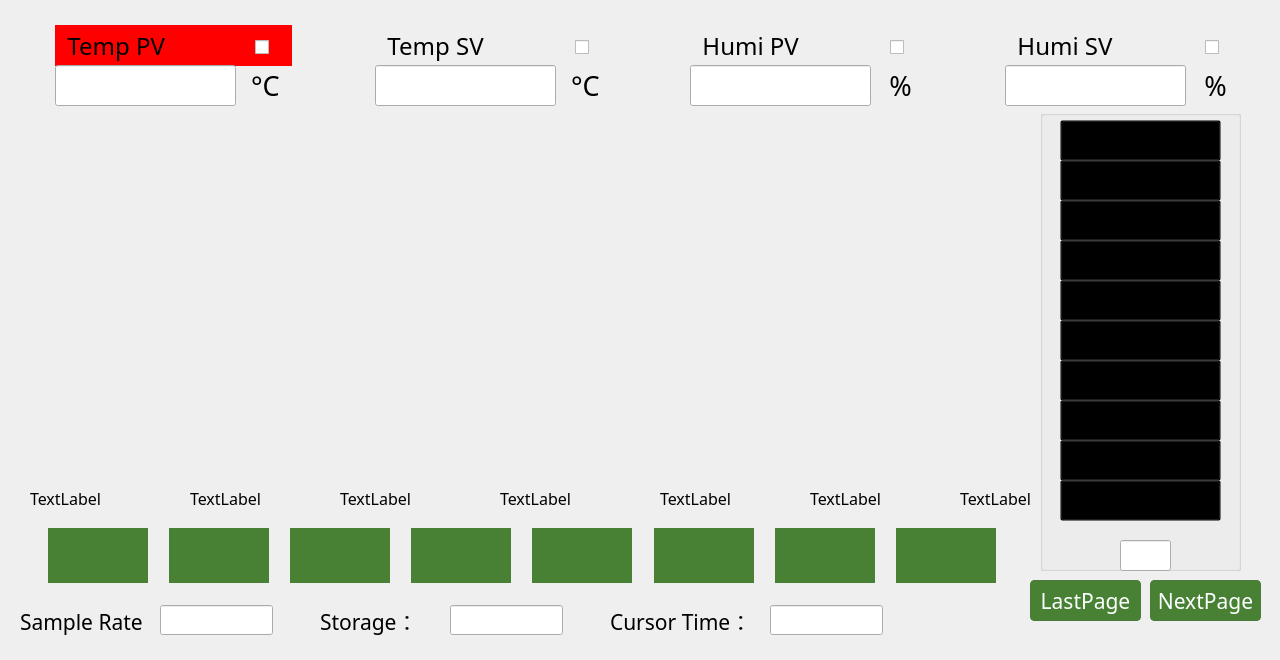
  <widget class="QWidget" name="Main" native="true">
   <property name="geometry">
    <rect>
     <x>0</x>
     <y>60</y>
     <width>1280</width>
     <height>660</height>
    </rect>
   </property>
   <widget class="QWidget" name="Temperature_PV_box" native="true">
    <property name="geometry">
     <rect>
      <x>55</x>
      <y>25</y>
      <width>237</width>
      <height>82</height>
     </rect>
    </property>
    <widget class="QLabel" name="temperature_pv_label">
     <property name="geometry">
      <rect>
       <x>0</x>
       <y>0</y>
       <width>237</width>
       <height>41</height>
      </rect>
     </property>
     <property name="font">
      <font>
       <family>思源黑体</family>
       <pointsize>18</pointsize>
      </font>
     </property>
     <property name="styleSheet">
      <string notr="true">background-color:rgb(255,0,0)</string>
     </property>
     <property name="text">
      <string>  Temp PV</string>
     </property>
    </widget>
    <widget class="QLabel" name="temperature_pv_company_label">
     <property name="geometry">
      <rect>
       <x>190</x>
       <y>40</y>
       <width>41</width>
       <height>41</height>
      </rect>
     </property>
     <property name="font">
      <font>
       <family>思源黑体</family>
       <pointsize>20</pointsize>
      </font>
     </property>
     <property name="text">
      <string>°C</string>
     </property>
     <property name="alignment">
      <set>Qt::AlignCenter</set>
     </property>
    </widget>
    <widget class="QCheckBox" name="temperature_pv_checkbox">
     <property name="geometry">
      <rect>
       <x>200</x>
       <y>10</y>
       <width>25</width>
       <height>25</height>
      </rect>
     </property>
     <property name="text">
      <string/>
     </property>
    </widget>
    <widget class="QLineEdit" name="temperature_pv_lineEdit">
     <property name="geometry">
      <rect>
       <x>0</x>
       <y>40</y>
       <width>181</width>
       <height>41</height>
      </rect>
     </property>
     <property name="font">
      <font>
       <family>思源黑体</family>
       <pointsize>22</pointsize>
      </font>
     </property>
     <property name="focusPolicy">
      <enum>Qt::NoFocus</enum>
     </property>
     <property name="text">
      <string/>
     </property>
     <property name="alignment">
      <set>Qt::AlignCenter</set>
     </property>
    </widget>
   </widget>
   <widget class="QWidget" name="Temperature_SV_box" native="true">
    <property name="geometry">
     <rect>
      <x>375</x>
      <y>25</y>
      <width>237</width>
      <height>82</height>
     </rect>
    </property>
    <widget class="QLabel" name="temperature_sv_label">
     <property name="geometry">
      <rect>
       <x>0</x>
       <y>0</y>
       <width>237</width>
       <height>41</height>
      </rect>
     </property>
     <property name="font">
      <font>
       <family>思源黑体</family>
       <pointsize>18</pointsize>
      </font>
     </property>
     <property name="text">
      <string>  Temp SV</string>
     </property>
    </widget>
    <widget class="QCheckBox" name="temperature_sv_checkbox">
     <property name="geometry">
      <rect>
       <x>200</x>
       <y>10</y>
       <width>25</width>
       <height>25</height>
      </rect>
     </property>
     <property name="text">
      <string/>
     </property>
    </widget>
    <widget class="QLineEdit" name="temperature_sv_lineEdit">
     <property name="geometry">
      <rect>
       <x>0</x>
       <y>40</y>
       <width>181</width>
       <height>41</height>
      </rect>
     </property>
     <property name="font">
      <font>
       <family>思源黑体</family>
       <pointsize>22</pointsize>
      </font>
     </property>
     <property name="focusPolicy">
      <enum>Qt::NoFocus</enum>
     </property>
     <property name="text">
      <string/>
     </property>
     <property name="alignment">
      <set>Qt::AlignCenter</set>
     </property>
    </widget>
    <widget class="QLabel" name="temperature_sv_company_label">
     <property name="geometry">
      <rect>
       <x>190</x>
       <y>40</y>
       <width>41</width>
       <height>41</height>
      </rect>
     </property>
     <property name="font">
      <font>
       <family>思源黑体</family>
       <pointsize>20</pointsize>
      </font>
     </property>
     <property name="text">
      <string>°C</string>
     </property>
     <property name="alignment">
      <set>Qt::AlignCenter</set>
     </property>
    </widget>
   </widget>
   <widget class="QWidget" name="Humidity_PV_box" native="true">
    <property name="geometry">
     <rect>
      <x>690</x>
      <y>25</y>
      <width>237</width>
      <height>82</height>
     </rect>
    </property>
    <widget class="QLabel" name="humidity_pv_label">
     <property name="geometry">
      <rect>
       <x>0</x>
       <y>0</y>
       <width>237</width>
       <height>41</height>
      </rect>
     </property>
     <property name="font">
      <font>
       <family>思源黑体</family>
       <pointsize>18</pointsize>
      </font>
     </property>
     <property name="text">
      <string>  Humi PV</string>
     </property>
    </widget>
    <widget class="QCheckBox" name="humidity_pv_checkbox">
     <property name="geometry">
      <rect>
       <x>200</x>
       <y>10</y>
       <width>25</width>
       <height>25</height>
      </rect>
     </property>
     <property name="text">
      <string/>
     </property>
    </widget>
    <widget class="QLabel" name="humidity_pv_company_label">
     <property name="geometry">
      <rect>
       <x>190</x>
       <y>40</y>
       <width>41</width>
       <height>41</height>
      </rect>
     </property>
     <property name="font">
      <font>
       <family>思源黑体</family>
       <pointsize>20</pointsize>
      </font>
     </property>
     <property name="text">
      <string>%</string>
     </property>
     <property name="alignment">
      <set>Qt::AlignCenter</set>
     </property>
    </widget>
    <widget class="QLineEdit" name="humidity_pv_lineEdit">
     <property name="geometry">
      <rect>
       <x>0</x>
       <y>40</y>
       <width>181</width>
       <height>41</height>
      </rect>
     </property>
     <property name="font">
      <font>
       <family>思源黑体</family>
       <pointsize>22</pointsize>
      </font>
     </property>
     <property name="focusPolicy">
      <enum>Qt::NoFocus</enum>
     </property>
     <property name="text">
      <string/>
     </property>
     <property name="alignment">
      <set>Qt::AlignCenter</set>
     </property>
    </widget>
   </widget>
   <widget class="QWidget" name="Humidity_SV_box" native="true">
    <property name="geometry">
     <rect>
      <x>1005</x>
      <y>25</y>
      <width>237</width>
      <height>82</height>
     </rect>
    </property>
    <widget class="QLabel" name="humidity_sv_label">
     <property name="geometry">
      <rect>
       <x>0</x>
       <y>0</y>
       <width>237</width>
       <height>41</height>
      </rect>
     </property>
     <property name="font">
      <font>
       <family>思源黑体</family>
       <pointsize>18</pointsize>
      </font>
     </property>
     <property name="text">
      <string>  Humi SV</string>
     </property>
    </widget>
    <widget class="QCheckBox" name="humidity_sv_checkbox">
     <property name="geometry">
      <rect>
       <x>200</x>
       <y>10</y>
       <width>25</width>
       <height>25</height>
      </rect>
     </property>
     <property name="text">
      <string/>
     </property>
    </widget>
    <widget class="QLineEdit" name="humidity_sv_lineEdit">
     <property name="geometry">
      <rect>
       <x>0</x>
       <y>40</y>
       <width>181</width>
       <height>41</height>
      </rect>
     </property>
     <property name="font">
      <font>
       <family>思源黑体</family>
       <pointsize>22</pointsize>
      </font>
     </property>
     <property name="focusPolicy">
      <enum>Qt::NoFocus</enum>
     </property>
     <property name="text">
      <string/>
     </property>
     <property name="alignment">
      <set>Qt::AlignCenter</set>
     </property>
    </widget>
    <widget class="QLabel" name="humidity_sv_company_label">
     <property name="geometry">
      <rect>
       <x>190</x>
       <y>40</y>
       <width>41</width>
       <height>41</height>
      </rect>
     </property>
     <property name="font">
      <font>
       <family>思源黑体</family>
       <pointsize>20</pointsize>
      </font>
     </property>
     <property name="text">
      <string>%</string>
     </property>
     <property name="alignment">
      <set>Qt::AlignCenter</set>
     </property>
    </widget>
   </widget>
   <widget class="QPushButton" name="pushButton_0">
    <property name="geometry">
     <rect>
      <x>48</x>
      <y>528</y>
      <width>100</width>
      <height>55</height>
     </rect>
    </property>
    <property name="styleSheet">
     <string notr="true">QPushButton {
    /* 正常状态 */
	background-color:rgb(72,129,52);
	border:none;
	background-image:url(:/Image/icon/pushButton_0.png);
	background-repeat:no-repeat;
	background-position:center
}

QPushButton:hover {
    /* 鼠标停留状态 */
    background-color: rgb(184, 192, 193);
}

QPushButton:pressed {
    /* 鼠标按下状态 */

    background-color: rgb(255,255,255);
}</string>
    </property>
    <property name="text">
     <string/>
    </property>
   </widget>
   <widget class="QPushButton" name="pushButton_1">
    <property name="geometry">
     <rect>
      <x>169</x>
      <y>528</y>
      <width>100</width>
      <height>55</height>
     </rect>
    </property>
    <property name="styleSheet">
     <string notr="true">QPushButton {
    /* 正常状态 */
	background-color:rgb(72,129,52);
	border:none;
	background-image:url(:/Image/icon/pushButton_1.png);
	background-repeat:no-repeat;
	background-position:center
}

QPushButton:hover {
    /* 鼠标停留状态 */
    background-color: rgb(184, 192, 193);
}

QPushButton:pressed {
    /* 鼠标按下状态 */

    background-color: rgb(255,255,255);
}</string>
    </property>
    <property name="text">
     <string/>
    </property>
   </widget>
   <widget class="QPushButton" name="pushButton_2">
    <property name="geometry">
     <rect>
      <x>290</x>
      <y>528</y>
      <width>100</width>
      <height>55</height>
     </rect>
    </property>
    <property name="styleSheet">
     <string notr="true">QPushButton {
    /* 正常状态 */
	background-color:rgb(72,129,52);
	border:none;
	background-image:url(:/Image/icon/pushButton_2.png);
	background-repeat:no-repeat;
	background-position:center
}

QPushButton:hover {
    /* 鼠标停留状态 */
    background-color: rgb(184, 192, 193);
}

QPushButton:pressed {
    /* 鼠标按下状态 */

    background-color: rgb(255,255,255);
}</string>
    </property>
    <property name="text">
     <string/>
    </property>
   </widget>
   <widget class="QPushButton" name="pushButton_3">
    <property name="geometry">
     <rect>
      <x>411</x>
      <y>528</y>
      <width>100</width>
      <height>55</height>
     </rect>
    </property>
    <property name="styleSheet">
     <string notr="true">QPushButton {
    /* 正常状态 */
	background-color:rgb(72,129,52);
	border:none;
	background-image:url(:/Image/icon/pushButton_3.png);
	background-repeat:no-repeat;
	background-position:center
}

QPushButton:hover {
    /* 鼠标停留状态 */
    background-color: rgb(184, 192, 193);
}

QPushButton:pressed {
    /* 鼠标按下状态 */

    background-color: rgb(255,255,255);
}</string>
    </property>
    <property name="text">
     <string/>
    </property>
   </widget>
   <widget class="QPushButton" name="pushButton_4">
    <property name="geometry">
     <rect>
      <x>532</x>
      <y>528</y>
      <width>100</width>
      <height>55</height>
     </rect>
    </property>
    <property name="styleSheet">
     <string notr="true">QPushButton {
    /* 正常状态 */
	background-color:rgb(72,129,52);
	border:none;
	background-image:url(:/Image/icon/pushButton_4.png);
	background-repeat:no-repeat;
	background-position:center
}

QPushButton:hover {
    /* 鼠标停留状态 */
    background-color: rgb(184, 192, 193);
}

QPushButton:pressed {
    /* 鼠标按下状态 */

    background-color: rgb(255,255,255);
}</string>
    </property>
    <property name="text">
     <string/>
    </property>
   </widget>
   <widget class="QPushButton" name="pushButton_5">
    <property name="geometry">
     <rect>
      <x>654</x>
      <y>528</y>
      <width>100</width>
      <height>55</height>
     </rect>
    </property>
    <property name="styleSheet">
     <string notr="true">QPushButton {
    /* 正常状态 */
	background-color:rgb(72,129,52);
	border:none;
	background-image:url(:/Image/icon/pushButton_5.png);
	background-repeat:no-repeat;
	background-position:center
}

QPushButton:hover {
    /* 鼠标停留状态 */
    background-color: rgb(184, 192, 193);
}

QPushButton:pressed {
    /* 鼠标按下状态 */

    background-color: rgb(255,255,255);
}</string>
    </property>
    <property name="text">
     <string/>
    </property>
   </widget>
   <widget class="QPushButton" name="pushButton_6">
    <property name="geometry">
     <rect>
      <x>775</x>
      <y>528</y>
      <width>100</width>
      <height>55</height>
     </rect>
    </property>
    <property name="styleSheet">
     <string notr="true">QPushButton {
    /* 正常状态 */
	background-color:rgb(72,129,52);
	border:none;
	background-image:url(:/Image/icon/pushButton_6.png);
	background-repeat:no-repeat;
	background-position:center
}

QPushButton:hover {
    /* 鼠标停留状态 */
    background-color: rgb(184, 192, 193);
}

QPushButton:pressed {
    /* 鼠标按下状态 */

    background-color: rgb(255,255,255);
}</string>
    </property>
    <property name="text">
     <string/>
    </property>
   </widget>
   <widget class="QPushButton" name="pushButton_7">
    <property name="geometry">
     <rect>
      <x>896</x>
      <y>528</y>
      <width>100</width>
      <height>55</height>
     </rect>
    </property>
    <property name="styleSheet">
     <string notr="true">

QPushButton {
    /* 正常状态 */
	background-color:rgb(72,129,52);
	border:none;
	background-image:url(:/Image/icon/pushButton_7.png);
	background-repeat:no-repeat;
	background-position:center
}

QPushButton:hover {
    /* 鼠标停留状态 */
    background-color: rgb(184, 192, 193);
}

QPushButton:pressed {
    /* 鼠标按下状态 */

    background-color: rgb(255,255,255);
}
</string>
    </property>
    <property name="text">
     <string/>
    </property>
   </widget>
   <widget class="QLabel" name="storage_frequency_label">
    <property name="geometry">
     <rect>
      <x>20</x>
      <y>600</y>
      <width>131</width>
      <height>41</height>
     </rect>
    </property>
    <property name="font">
     <font>
      <family>思源黑体</family>
      <pointsize>16</pointsize>
     </font>
    </property>
    <property name="text">
     <string>Sample Rate：</string>
    </property>
   </widget>
   <widget class="QLabel" name="storage_frequency_line">
    <property name="geometry">
     <rect>
      <x>160</x>
      <y>640</y>
      <width>110</width>
      <height>2</height>
     </rect>
    </property>
    <property name="text">
     <string/>
    </property>
   </widget>
   <widget class="QLineEdit" name="storage_frequency_lineEdit">
    <property name="geometry">
     <rect>
      <x>160</x>
      <y>605</y>
      <width>113</width>
      <height>30</height>
     </rect>
    </property>
    <property name="font">
     <font>
      <family>思源黑体</family>
      <pointsize>16</pointsize>
     </font>
    </property>
    <property name="focusPolicy">
     <enum>Qt::ClickFocus</enum>
    </property>
    <property name="text">
     <string/>
    </property>
    <property name="alignment">
     <set>Qt::AlignCenter</set>
    </property>
   </widget>
   <widget class="QLabel" name="storage_spacing_label">
    <property name="geometry">
     <rect>
      <x>320</x>
      <y>600</y>
      <width>111</width>
      <height>41</height>
     </rect>
    </property>
    <property name="font">
     <font>
      <family>思源黑体</family>
      <pointsize>16</pointsize>
     </font>
    </property>
    <property name="text">
     <string>Storage：</string>
    </property>
   </widget>
   <widget class="QLineEdit" name="storage_spacing_lineEdit">
    <property name="geometry">
     <rect>
      <x>450</x>
      <y>605</y>
      <width>113</width>
      <height>30</height>
     </rect>
    </property>
    <property name="font">
     <font>
      <family>思源黑体</family>
      <pointsize>16</pointsize>
     </font>
    </property>
    <property name="focusPolicy">
     <enum>Qt::NoFocus</enum>
    </property>
    <property name="text">
     <string/>
    </property>
    <property name="alignment">
     <set>Qt::AlignCenter</set>
    </property>
   </widget>
   <widget class="QLabel" name="storage_spacing_line">
    <property name="geometry">
     <rect>
      <x>450</x>
      <y>640</y>
      <width>110</width>
      <height>2</height>
     </rect>
    </property>
    <property name="text">
     <string/>
    </property>
   </widget>
   <widget class="QLabel" name="cursor_time_label">
    <property name="geometry">
     <rect>
      <x>610</x>
      <y>600</y>
      <width>141</width>
      <height>41</height>
     </rect>
    </property>
    <property name="font">
     <font>
      <family>思源黑体</family>
      <pointsize>16</pointsize>
     </font>
    </property>
    <property name="text">
     <string>Cursor Time：</string>
    </property>
   </widget>
   <widget class="QLineEdit" name="cursor_time_lineEdit">
    <property name="geometry">
     <rect>
      <x>770</x>
      <y>605</y>
      <width>113</width>
      <height>30</height>
     </rect>
    </property>
    <property name="font">
     <font>
      <family>思源黑体</family>
      <pointsize>16</pointsize>
     </font>
    </property>
    <property name="focusPolicy">
     <enum>Qt::NoFocus</enum>
    </property>
    <property name="text">
     <string/>
    </property>
    <property name="alignment">
     <set>Qt::AlignCenter</set>
    </property>
   </widget>
   <widget class="QLabel" name="cursor_time_line">
    <property name="geometry">
     <rect>
      <x>770</x>
      <y>640</y>
      <width>110</width>
      <height>2</height>
     </rect>
    </property>
    <property name="text">
     <string/>
    </property>
   </widget>
   <widget class="QCustomPlot" name="CurveWidget" native="true">
    <property name="geometry">
     <rect>
      <x>30</x>
      <y>110</y>
      <width>981</width>
      <height>371</height>
     </rect>
    </property>
   </widget>
   <widget class="QGroupBox" name="curve_list">
    <property name="geometry">
     <rect>
      <x>1040</x>
      <y>110</y>
      <width>201</width>
      <height>461</height>
     </rect>
    </property>
    <property name="title">
     <string/>
    </property>
    <widget class="QPushButton" name="curve_pbtn_1">
     <property name="geometry">
      <rect>
       <x>20</x>
       <y>10</y>
       <width>161</width>
       <height>41</height>
      </rect>
     </property>
     <property name="font">
      <font>
       <family>思源黑体</family>
       <pointsize>16</pointsize>
      </font>
     </property>
     <property name="styleSheet">
      <string notr="true">QPushButton {
    /* 正常状态 */
	background:transparent;	
    color:rgb(0,0,0);
}

QPushButton:hover {
    /* 鼠标停留状态 */
    background-color: rgb(184, 192, 193);
}

QPushButton:pressed {
    /* 鼠标按下状态 */
    background-color: rgb(255,255,255);
}</string>
     </property>
     <property name="text">
      <string>PushButton</string>
     </property>
    </widget>
    <widget class="QPushButton" name="curve_pbtn_2">
     <property name="geometry">
      <rect>
       <x>20</x>
       <y>50</y>
       <width>161</width>
       <height>41</height>
      </rect>
     </property>
     <property name="font">
      <font>
       <family>思源黑体</family>
       <pointsize>16</pointsize>
      </font>
     </property>
     <property name="styleSheet">
      <string notr="true">QPushButton {
    /* 正常状态 */
	background:transparent;	
    color:rgb(0,0,0);
}

QPushButton:hover {
    /* 鼠标停留状态 */
    background-color: rgb(184, 192, 193);
}

QPushButton:pressed {
    /* 鼠标按下状态 */
    background-color: rgb(255,255,255);
}</string>
     </property>
     <property name="text">
      <string>PushButton</string>
     </property>
    </widget>
    <widget class="QPushButton" name="curve_pbtn_3">
     <property name="geometry">
      <rect>
       <x>20</x>
       <y>90</y>
       <width>161</width>
       <height>41</height>
      </rect>
     </property>
     <property name="font">
      <font>
       <family>思源黑体</family>
       <pointsize>16</pointsize>
      </font>
     </property>
     <property name="styleSheet">
      <string notr="true">QPushButton {
    /* 正常状态 */
	background:transparent;	
    color:rgb(0,0,0);
}

QPushButton:hover {
    /* 鼠标停留状态 */
    background-color: rgb(184, 192, 193);
}

QPushButton:pressed {
    /* 鼠标按下状态 */
    background-color: rgb(255,255,255);
}</string>
     </property>
     <property name="text">
      <string>PushButton</string>
     </property>
    </widget>
    <widget class="QPushButton" name="curve_pbtn_4">
     <property name="geometry">
      <rect>
       <x>20</x>
       <y>130</y>
       <width>161</width>
       <height>41</height>
      </rect>
     </property>
     <property name="font">
      <font>
       <family>思源黑体</family>
       <pointsize>16</pointsize>
      </font>
     </property>
     <property name="styleSheet">
      <string notr="true">QPushButton {
    /* 正常状态 */
	background:transparent;	
    color:rgb(0,0,0);
}

QPushButton:hover {
    /* 鼠标停留状态 */
    background-color: rgb(184, 192, 193);
}

QPushButton:pressed {
    /* 鼠标按下状态 */
    background-color: rgb(255,255,255);
}</string>
     </property>
     <property name="text">
      <string>PushButton</string>
     </property>
    </widget>
    <widget class="QPushButton" name="curve_pbtn_5">
     <property name="geometry">
      <rect>
       <x>20</x>
       <y>170</y>
       <width>161</width>
       <height>41</height>
      </rect>
     </property>
     <property name="font">
      <font>
       <family>思源黑体</family>
       <pointsize>16</pointsize>
      </font>
     </property>
     <property name="styleSheet">
      <string notr="true">QPushButton {
    /* 正常状态 */
	background:transparent;	
    color:rgb(0,0,0);
}

QPushButton:hover {
    /* 鼠标停留状态 */
    background-color: rgb(184, 192, 193);
}

QPushButton:pressed {
    /* 鼠标按下状态 */
    background-color: rgb(255,255,255);
}</string>
     </property>
     <property name="text">
      <string>PushButton</string>
     </property>
    </widget>
    <widget class="QPushButton" name="curve_pbtn_6">
     <property name="geometry">
      <rect>
       <x>20</x>
       <y>210</y>
       <width>161</width>
       <height>41</height>
      </rect>
     </property>
     <property name="font">
      <font>
       <family>思源黑体</family>
       <pointsize>16</pointsize>
      </font>
     </property>
     <property name="styleSheet">
      <string notr="true">QPushButton {
    /* 正常状态 */
	background:transparent;	
    color:rgb(0,0,0);
}

QPushButton:hover {
    /* 鼠标停留状态 */
    background-color: rgb(184, 192, 193);
}

QPushButton:pressed {
    /* 鼠标按下状态 */
    background-color: rgb(255,255,255);
}</string>
     </property>
     <property name="text">
      <string>PushButton</string>
     </property>
    </widget>
    <widget class="QPushButton" name="curve_pbtn_7">
     <property name="geometry">
      <rect>
       <x>20</x>
       <y>250</y>
       <width>161</width>
       <height>41</height>
      </rect>
     </property>
     <property name="font">
      <font>
       <family>思源黑体</family>
       <pointsize>16</pointsize>
      </font>
     </property>
     <property name="styleSheet">
      <string notr="true">QPushButton {
    /* 正常状态 */
	background:transparent;	
    color:rgb(0,0,0);
}

QPushButton:hover {
    /* 鼠标停留状态 */
    background-color: rgb(184, 192, 193);
}

QPushButton:pressed {
    /* 鼠标按下状态 */
    background-color: rgb(255,255,255);
}</string>
     </property>
     <property name="text">
      <string>PushButton</string>
     </property>
    </widget>
    <widget class="QPushButton" name="curve_pbtn_8">
     <property name="geometry">
      <rect>
       <x>20</x>
       <y>290</y>
       <width>161</width>
       <height>41</height>
      </rect>
     </property>
     <property name="font">
      <font>
       <family>思源黑体</family>
       <pointsize>16</pointsize>
      </font>
     </property>
     <property name="styleSheet">
      <string notr="true">QPushButton {
    /* 正常状态 */
	background:transparent;	
    color:rgb(0,0,0);
}

QPushButton:hover {
    /* 鼠标停留状态 */
    background-color: rgb(184, 192, 193);
}

QPushButton:pressed {
    /* 鼠标按下状态 */
    background-color: rgb(255,255,255);
}</string>
     </property>
     <property name="text">
      <string>PushButton</string>
     </property>
    </widget>
    <widget class="QPushButton" name="curve_pbtn_9">
     <property name="geometry">
      <rect>
       <x>20</x>
       <y>330</y>
       <width>161</width>
       <height>41</height>
      </rect>
     </property>
     <property name="font">
      <font>
       <family>思源黑体</family>
       <pointsize>16</pointsize>
      </font>
     </property>
     <property name="styleSheet">
      <string notr="true">QPushButton {
    /* 正常状态 */
	background:transparent;	
    color:rgb(0,0,0);
}

QPushButton:hover {
    /* 鼠标停留状态 */
    background-color: rgb(184, 192, 193);
}

QPushButton:pressed {
    /* 鼠标按下状态 */
    background-color: rgb(255,255,255);
}</string>
     </property>
     <property name="text">
      <string>PushButton</string>
     </property>
    </widget>
    <widget class="QPushButton" name="curve_pbtn_10">
     <property name="geometry">
      <rect>
       <x>20</x>
       <y>370</y>
       <width>161</width>
       <height>41</height>
      </rect>
     </property>
     <property name="font">
      <font>
       <family>思源黑体</family>
       <pointsize>16</pointsize>
      </font>
     </property>
     <property name="styleSheet">
      <string notr="true">QPushButton {
    /* 正常状态 */
	background:transparent;	
    color:rgb(0,0,0);
}

QPushButton:hover {
    /* 鼠标停留状态 */
    background-color: rgb(184, 192, 193);
}

QPushButton:pressed {
    /* 鼠标按下状态 */
    background-color: rgb(255,255,255);
}</string>
     </property>
     <property name="text">
      <string>PushButton</string>
     </property>
    </widget>
    <widget class="QLineEdit" name="curve_list_page">
     <property name="geometry">
      <rect>
       <x>80</x>
       <y>430</y>
       <width>51</width>
       <height>31</height>
      </rect>
     </property>
     <property name="font">
      <font>
       <family>思源黑体</family>
       <pointsize>16</pointsize>
      </font>
     </property>
    </widget>
   </widget>
   <widget class="QPushButton" name="curve_lastpage_pbtn">
    <property name="geometry">
     <rect>
      <x>1030</x>
      <y>580</y>
      <width>111</width>
      <height>41</height>
     </rect>
    </property>
    <property name="font">
     <font>
      <family>思源黑体</family>
      <pointsize>16</pointsize>
     </font>
    </property>
    <property name="styleSheet">
     <string notr="true">QPushButton {
    /* 正常状态 */
	border:1px solid rgb(74,122,60);
	background-color:rgb(72, 129, 52);
	border-radius:4px;
    color:rgb(252,255,255);
}

QPushButton:hover {
    /* 鼠标停留状态 */
    background-color: rgb(184, 192, 193);
}

QPushButton:pressed {
    /* 鼠标按下状态 */
    background-color: rgb(255,255,255);
}</string>
    </property>
    <property name="text">
     <string>LastPage</string>
    </property>
   </widget>
   <widget class="QPushButton" name="curve_nextpage_pbtn">
    <property name="geometry">
     <rect>
      <x>1150</x>
      <y>580</y>
      <width>111</width>
      <height>41</height>
     </rect>
    </property>
    <property name="font">
     <font>
      <family>思源黑体</family>
      <pointsize>16</pointsize>
     </font>
    </property>
    <property name="styleSheet">
     <string notr="true">QPushButton {
    /* 正常状态 */
	border:1px solid rgb(74,122,60);
	background-color:rgb(72, 129, 52);
	border-radius:4px;
    color:rgb(252,255,255);
}

QPushButton:hover {
    /* 鼠标停留状态 */
    background-color: rgb(184, 192, 193);
}

QPushButton:pressed {
    /* 鼠标按下状态 */
    background-color: rgb(255,255,255);
}</string>
    </property>
    <property name="text">
     <string>NextPage</string>
    </property>
   </widget>
   <widget class="QLabel" name="Y_axis_time_1">
    <property name="geometry">
     <rect>
      <x>30</x>
      <y>490</y>
      <width>91</width>
      <height>16</height>
     </rect>
    </property>
    <property name="font">
     <font>
      <family>思源黑体</family>
      <pointsize>12</pointsize>
     </font>
    </property>
    <property name="text">
     <string>TextLabel</string>
    </property>
   </widget>
   <widget class="QLabel" name="Y_axis_time_2">
    <property name="geometry">
     <rect>
      <x>190</x>
      <y>490</y>
      <width>91</width>
      <height>16</height>
     </rect>
    </property>
    <property name="font">
     <font>
      <family>思源黑体</family>
      <pointsize>12</pointsize>
     </font>
    </property>
    <property name="text">
     <string>TextLabel</string>
    </property>
   </widget>
   <widget class="QLabel" name="Y_axis_time_3">
    <property name="geometry">
     <rect>
      <x>340</x>
      <y>490</y>
      <width>101</width>
      <height>16</height>
     </rect>
    </property>
    <property name="font">
     <font>
      <family>思源黑体</family>
      <pointsize>12</pointsize>
     </font>
    </property>
    <property name="text">
     <string>TextLabel</string>
    </property>
   </widget>
   <widget class="QLabel" name="Y_axis_time_6">
    <property name="geometry">
     <rect>
      <x>810</x>
      <y>490</y>
      <width>91</width>
      <height>16</height>
     </rect>
    </property>
    <property name="font">
     <font>
      <family>思源黑体</family>
      <pointsize>12</pointsize>
     </font>
    </property>
    <property name="text">
     <string>TextLabel</string>
    </property>
   </widget>
   <widget class="QLabel" name="Y_axis_time_4">
    <property name="geometry">
     <rect>
      <x>500</x>
      <y>490</y>
      <width>101</width>
      <height>16</height>
     </rect>
    </property>
    <property name="font">
     <font>
      <family>思源黑体</family>
      <pointsize>12</pointsize>
     </font>
    </property>
    <property name="text">
     <string>TextLabel</string>
    </property>
   </widget>
   <widget class="QLabel" name="Y_axis_time_5">
    <property name="geometry">
     <rect>
      <x>660</x>
      <y>490</y>
      <width>101</width>
      <height>16</height>
     </rect>
    </property>
    <property name="font">
     <font>
      <family>思源黑体</family>
      <pointsize>12</pointsize>
     </font>
    </property>
    <property name="text">
     <string>TextLabel</string>
    </property>
   </widget>
   <widget class="QLabel" name="Y_axis_time_7">
    <property name="geometry">
     <rect>
      <x>960</x>
      <y>490</y>
      <width>81</width>
      <height>16</height>
     </rect>
    </property>
    <property name="font">
     <font>
      <family>思源黑体</family>
      <pointsize>12</pointsize>
     </font>
    </property>
    <property name="text">
     <string>TextLabel</string>
    </property>
   </widget>
  </widget>
